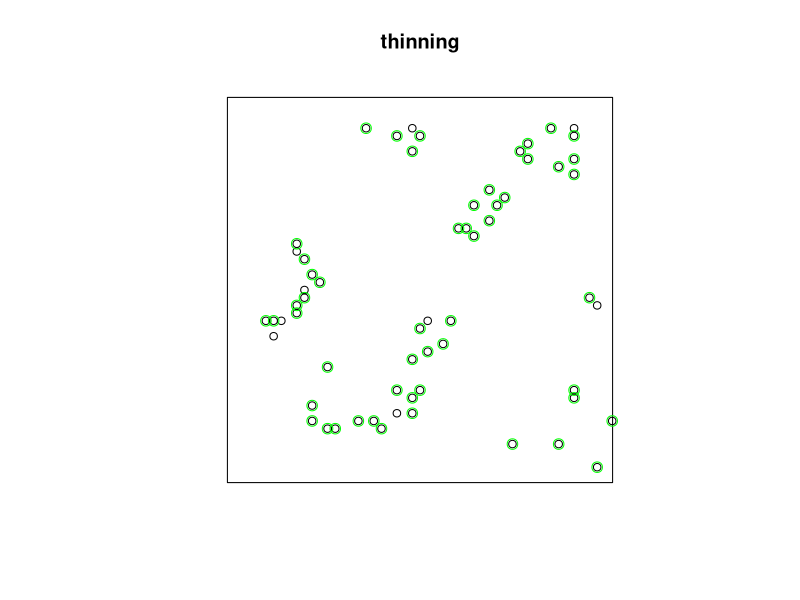

Write R code to recreate this figure.
library(spatstat)


### Name: rthin
### Title: Random Thinning
### Aliases: rthin
### Keywords: spatial datagen

### ** Examples

  plot(redwood, main="thinning")
  
  # delete 20% of points
  Y <- rthin(redwood, 0.8)
  points(Y, col="green", cex=1.4)

  # function
  f <- function(x,y) { ifelse(x < 0.4, 1, 0.5) }
  Y <- rthin(redwood, f)

  # pixel image
  Z <- as.im(f, Window(redwood))
  Y <- rthin(redwood, Z)

  # pattern on a linear network
  A <- runiflpp(30, simplenet)
  B <- rthin(A, 0.2)
  g <- function(x,y,seg,tp) { ifelse(y < 0.4, 1, 0.5) }
  B <- rthin(A, linfun(g, simplenet))
